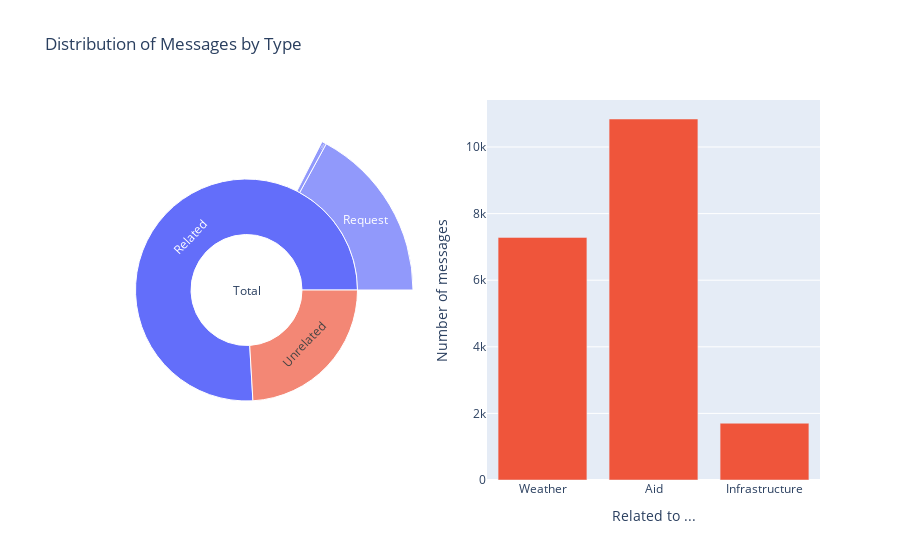

Here is the notebook cell this chart was saved with:
### Code cell
from plotly.subplots import make_subplots
from plotly.graph_objects import Bar, Sunburst, Pie

# Number of related or unrelated messages
n_related = df.related.value_counts().rename(index={0:'Unrelated', 1:'Related'})

# First figure
fig = make_subplots(rows=1, cols=2, shared_yaxes=True,
                    specs=[[{"type": "pie"}, {"type": "bar"}]])

fig.add_trace(Sunburst(
    labels=["Total", "Related", "Unrelated", "Request", "Offer"],
    parents=["", "Total", "Total", "Related", "Related"],
    values=[0, counts.related, counts.unrelated, counts.request, counts.offer],
    hoverinfo='label+percent parent'
),
              1, 1)

fig.add_trace(Bar(
                    x=["Weather", "Aid", "Infrastructure"],
                    y=counts[['weather_related', 'aid_related', 'infrastructure_related']]
                ), 
        1, 2)

fig.update_layout(showlegend=False,
                  title='Distribution of Messages by Type',
                  yaxis_title='Number of messages',
                  xaxis_title='Related to ...')
fig.show()

# Convert to dictionary to be used on the web page

# pprint(fig.to_dict())


# # Second figure
# fig = make_subplots(rows=1, cols=2, shared_yaxes=True,
#                     specs=[[{"type": "bar"}, {"type": "pie"}]])

# fig.add_trace(Bar(
#     x=["Weather", "Aid", "Infrastructure"],
#     y=counts[['weather_related', 'aid_related', 'infrastructure_related']]
# ),
#               1, 1)

# fig.add_trace(Pie(values=n_related.values, labels=n_related.index,
#                      textinfo='label+percent', hole=0.4),
#               row=1, col=2)

# fig.update_layout(showlegend=True)
# fig.show()

### Figure 1 — Plotly figure (JSON) as saved in the notebook; plotly's stock layout.template omitted (floating-point values rounded to 4 significant figures)
{"data": [{"domain": {"x": [0, 0.45], "y": [0, 1]}, "hoverinfo": "label+percent parent", "labels": ["Total", "Related", "Unrelated", "Request", "Offer"], "parents": ["", "Total", "Total", "Related", "Related"], "type": "sunburst", "values": [0, 15294, 6304, 4464, 118]}, {"type": "bar", "x": ["Weather", "Aid", "Infrastructure"], "xaxis": "x", "y": [7286, 10841, 1705], "yaxis": "y"}], "layout": {"showlegend": false, "title": {"text": "Distribution of Messages by Type"}, "xaxis": {"anchor": "y", "domain": [0.55, 1], "title": {"text": "Related to ..."}}, "yaxis": {"anchor": "x", "domain": [0, 1], "title": {"text": "Number of messages"}}}}
